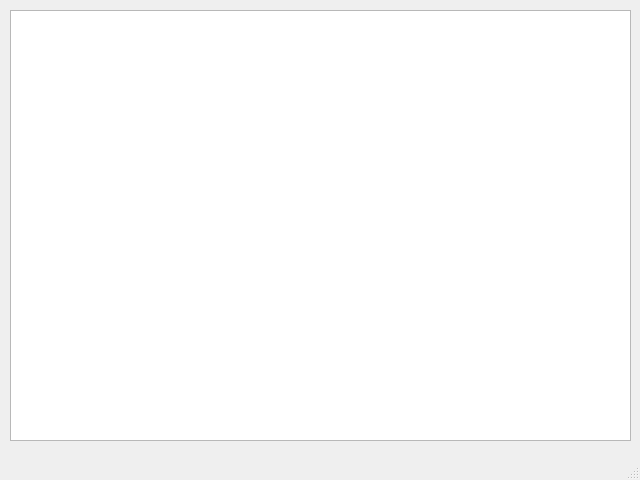
<?xml version="1.0" encoding="UTF-8"?>
<ui version="4.0">
 <class>MainWindow</class>
 <widget class="QMainWindow" name="MainWindow">
  <property name="geometry">
   <rect>
    <x>0</x>
    <y>0</y>
    <width>640</width>
    <height>480</height>
   </rect>
  </property>
  <property name="windowTitle">
   <string>MainWindow</string>
  </property>
  <widget class="QWidget" name="centralwidget">
   <widget class="QTableView" name="tableView">
    <property name="geometry">
     <rect>
      <x>10</x>
      <y>10</y>
      <width>621</width>
      <height>431</height>
     </rect>
    </property>
   </widget>
  </widget>
  <widget class="QMenuBar" name="menubar">
   <property name="geometry">
    <rect>
     <x>0</x>
     <y>0</y>
     <width>640</width>
     <height>19</height>
    </rect>
   </property>
  </widget>
  <widget class="QStatusBar" name="statusbar"/>
 </widget>
 <resources/>
 <connections/>
</ui>
